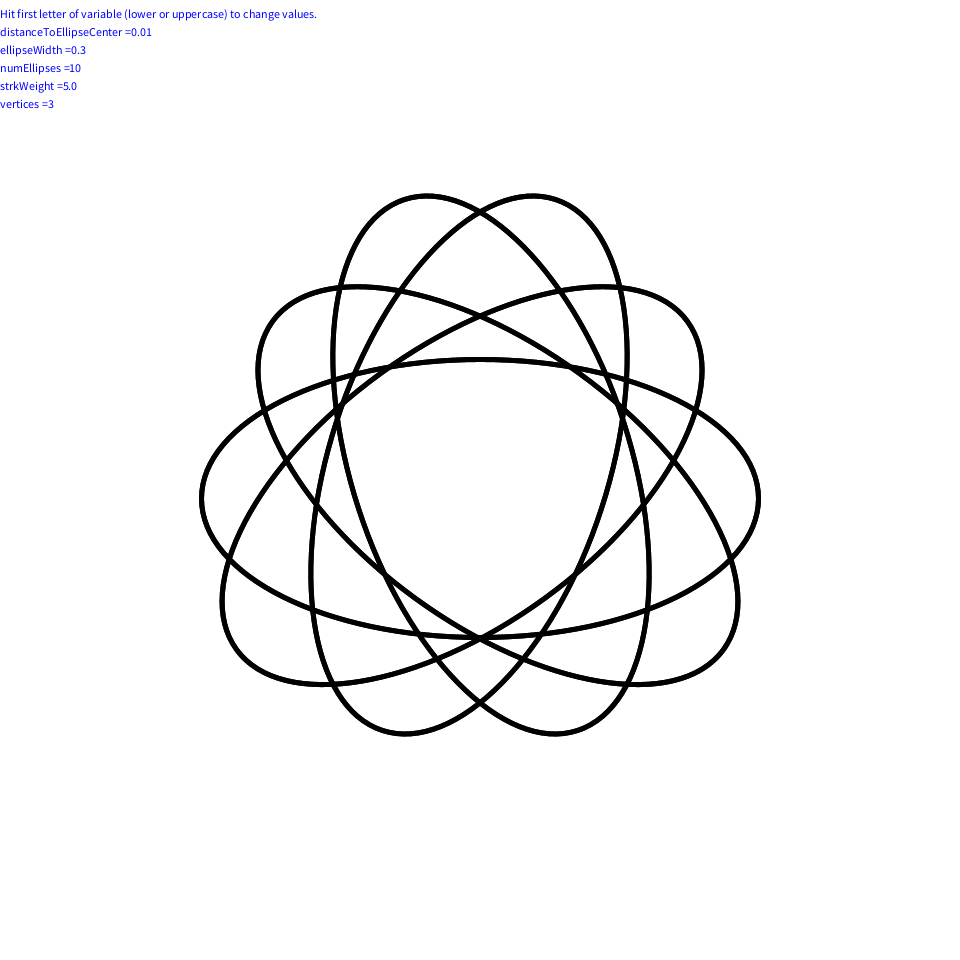
Frame 1 (no input)
Frame 60 (the mouse pressed at the canvas centre just before this capture): identical to frame 1, image omitted
Frame 120 (the mouse held since frame 60 and released just before this capture): identical to frame 1, image omitted

The Processing sketch that drew this single still picture (run headless with seeded random() and noise(); from frame 60 on, the mouse is pressed at the canvas centre):

// Processing sketch: ellipsesLC2
// ── ellipsesLC2.pde
float strkWeight, distanceToEllipseCenter, ellipseRotation, ellipseWidth, heightFactor;
int n, vertices;
boolean refresh = true;

void setup() {
  //High resolution of the bitmap version is needed 
  //if our vector-based drawing is to look smooth.
  size(960, 960);
  strkWeight = 5;
  distanceToEllipseCenter = 0.01;
  ellipseWidth = 0.3;
  heightFactor = 0.15;
  vertices = 3;
  n = 10;
  //noLoop();
}

void keyPressed() {
  if (key == 'd') {
    distanceToEllipseCenter -= 0.01;
    if(distanceToEllipseCenter < 0.01) distanceToEllipseCenter = 0.01;
    refresh = true;
  } else if (key == 'D') {
    distanceToEllipseCenter += 0.01;
    refresh = true;
  } else if (key == 'e') {
    ellipseWidth += 0.01;
    refresh = true;
  } else if (key == 'E') {
    ellipseWidth += 0.01;
    refresh = true;
  } else if (key == 'n') {
    n -= 1;
    if (n < 5) n = 5;
    refresh = true;
  } else if (key == 'N') {
    n += 1;
    refresh = true;
  } else if (key == 's') {
    strkWeight -= 0.5;
    if (strkWeight < 0.5) strkWeight = 0.5;
    refresh = true;
  } else if (key == 'S') {
    strkWeight += 0.5;
    refresh = true;
  } else if (key == 'v') {
    vertices -= 1;
    if (vertices < 2) vertices = 2;
    refresh = true;
  } else if (key == 'V') {
    vertices += 1;
    refresh = true;
  }
}

void draw() {
  if (refresh) {
    background(255);
    drawEllipses(); 
    refresh = false;
  }
}


void drawEllipses() {
  float txtHeight = 9;
  fill(0,0,255);
  text("Hit first letter of variable (lower or uppercase) to change values.", 0, txtHeight* 2);
  text("distanceToEllipseCenter ="+distanceToEllipseCenter, 0, txtHeight* 4);
  text("ellipseWidth ="+ellipseWidth, 0, txtHeight * 6);
  text("numEllipses ="+n, 0, txtHeight * 8);
  text("strkWeight ="+strkWeight, 0, txtHeight * 10);
  text("vertices ="+vertices, 0, txtHeight * 12);


  translate(width/2, height/2);
  //scale(1, -1);
  noFill();
  strokeWeight(strkWeight);
  float sizeMultiplier =((float)0.6) / (ellipseWidth + distanceToEllipseCenter);
  ellipseRotation = 0;
  for (int i = 0; i < n; ++i) {
    float phi = vertices * 2 * PI * i / n;
    float x = width * distanceToEllipseCenter * sin(phi) * sizeMultiplier;
    float y = height * distanceToEllipseCenter * cos(phi) * sizeMultiplier;

    ellipse(x, y, ellipseWidth * width * sizeMultiplier, heightFactor * height * sizeMultiplier);
    rotate(2 * PI / n);
  }
}
